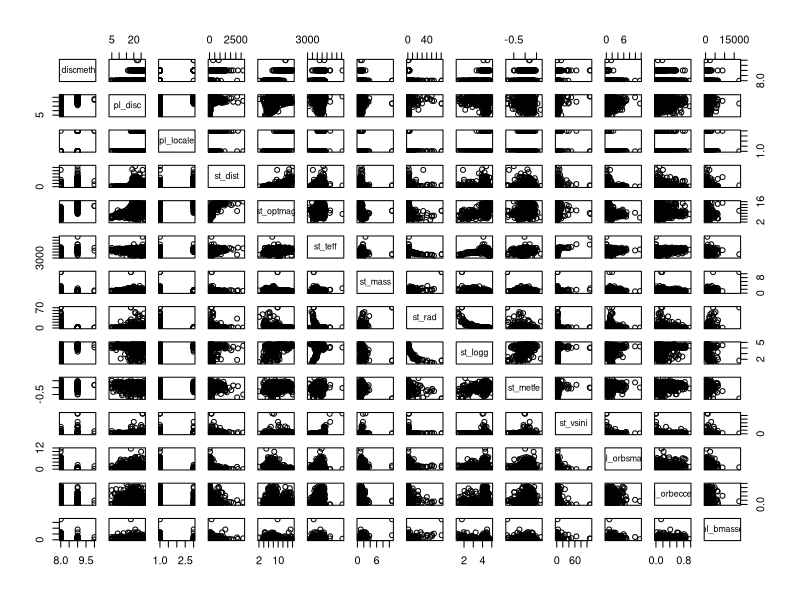
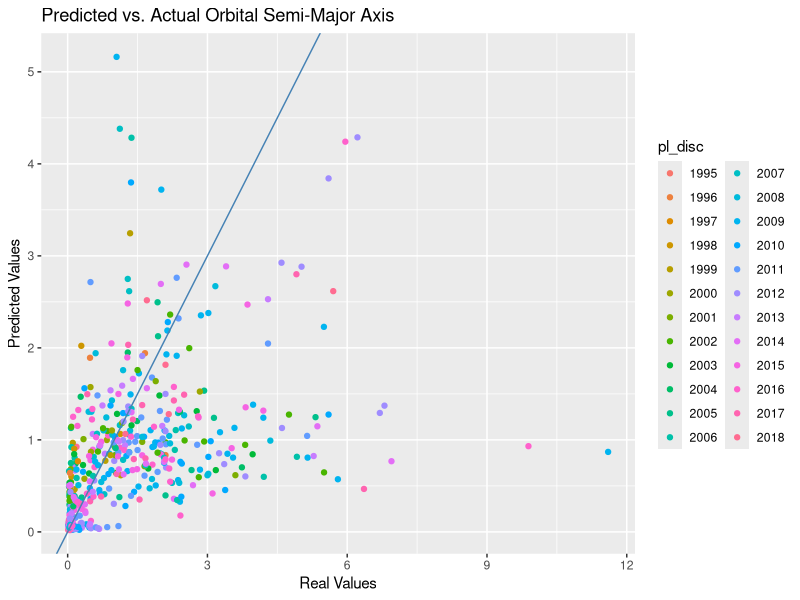
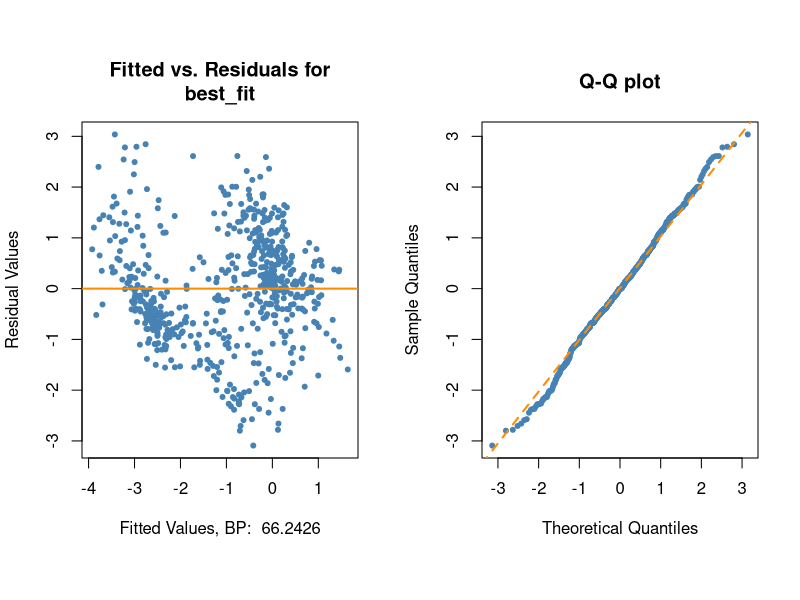

Write the R code that produced these figures, in order. (Note: this script raises an error after producing the figures.)
## ---- chunk 1
options(scipen = 1, digits = 4, width = 80, fig.alin = "center")
library(lmtest)
library(knitr)
library(nortest)
library(ggplot2)
library(readr)
library(leaps)
op = function(x, d=4) sprintf(paste0("%1.",d,"f"), x) 
diagnostics <- function(model, 
                        pcol = "grey", 
                        lcol = "dodgerblue", 
                        alpha = 0.05, 
                        plotit = TRUE, 
                        testit = TRUE){
  if (plotit){
    par(mfrow = c(1,2), oma=c(2,0,2,0))
    plot(fitted(model), resid(model), col = pcol, pch = 20,
         xlab = paste("Fitted Values, BP: ", op(bptest(model)$statistic), sep = " "),
         ylab = "Residual Values", 
         main = paste("Fitted vs. Residuals for\n", deparse(substitute(model)), sep = ""))
    abline(h = 0, lwd = 2, col = lcol)
    
    qqnorm(resid(model), col = pcol, pch = 20, main = "Q-Q plot")
    qqline(resid(model), lty = 2, lwd = 2, col = lcol)
  }
  if (testit){
    retframe <- list(p_val = shapiro.test(resid(model))$p.val, 
                           decision = ifelse(shapiro.test(resid(model))$p.val > alpha, 
                                             "Fail to Reject", 
                                             "Reject"))
    retframe
  }
}

## ---- chunk 2

planets <- read_csv("planets_lite_ns.csv")
cols_used <- c("pl_discmethod", "pl_disc", "pl_locale", "st_dist", "st_optmag", "st_teff", "st_mass", 
                 "st_rad", "st_logg", "st_metfe", "st_vsini", "pl_orbsmax", "pl_orbeccen", "pl_bmasse")

planets_used <- planets[,cols_used]
planets_used_graph <- planets_used

factor_cols <- c("pl_discmethod", "pl_disc", "pl_locale")
planets_used[factor_cols] <- lapply(planets_used[factor_cols], factor)

planets_good_idx = complete.cases(planets_used)
planets_good = planets_used[planets_good_idx,]

planets_good <- planets_good[planets_good$pl_disc != 1989,]

op = function(x, d=4) sprintf(paste0("%1.",d,"f"), x) 
diagnostics <- function(model, 
                        pcol = "grey", 
                        lcol = "dodgerblue", 
                        alpha = 0.05, 
                        plotit = TRUE, 
                        testit = TRUE){
  if (plotit){
    par(mfrow = c(1,2), oma=c(2,0,2,0))
    plot(fitted(model), resid(model), col = pcol, pch = 20,
         xlab = paste("Fitted Values, BP: ", op(bptest(model)$statistic), sep = " "),
         ylab = "Residual Values", 
         main = paste("Fitted vs. Residuals for\n", deparse(substitute(model)), sep = ""))
    abline(h = 0, lwd = 2, col = lcol)
    
    qqnorm(resid(model), col = pcol, pch = 20, main = "Q-Q plot")
    qqline(resid(model), lty = 2, lwd = 2, col = lcol)
  }
  if (testit){
    retframe <- list(p_val = shapiro.test(resid(model))$p.val, 
                           decision = ifelse(shapiro.test(resid(model))$p.val > alpha, 
                                             "Fail to Reject", 
                                             "Reject"))
    retframe
  }
}

calc_loocv_rmse = function(model) {
sqrt(mean((resid(model) / (1 - hatvalues(model))) ^ 2))
}

## ---- chunk 3
pairs(planets_good)

## ---- chunk 4

base <- lm(pl_orbsmax ~ ., data = planets_good)

base_aic <- step(base, data = planets_good, trace = FALSE)

base_bic <- step(base, data = planets_good, k = log(length(base$residuals)),  trace = FALSE)

log_base <- lm(log(pl_orbsmax) ~ pl_discmethod  + log(st_dist) + log(st_teff) + 
                 log(I(st_rad * exp(st_logg))) + exp(st_metfe) + 
                 st_vsini + exp(pl_orbeccen) + log(pl_bmasse), 
               data = planets_good)


log_base_aic_b <- step(log_base, data = planets_good, trace = FALSE)

start <- lm(log(pl_orbsmax) ~ 1, data = planets_good)
log_base_aic_f <- step(start, 
                       scope = log(pl_orbsmax) ~ pl_discmethod  + log(st_dist) + log(st_teff) +
                         log(I(st_rad * exp(st_logg))) + exp(st_metfe) + 
                         st_vsini + exp(pl_orbeccen) + log(pl_bmasse),
                       direction = 'forward', trace = FALSE)

## ---- chunk 5

anova(base,base_aic)
anova(base,base_bic)
summary(base_bic)
calc_loocv_rmse(base_bic)
car::vif(base)
anova(log_base, log_base_aic_b)
anova(log_base, log_base_aic_f)

car::vif(log_base)
summary(log_base)
calc_loocv_rmse(log_base)

best_fit <- log_base

## ---- chunk 6
ggplot(planets_good) + 
  geom_point(aes(x=pl_orbsmax, y=exp(best_fit$fitted.values), color = pl_disc)) + 
  geom_abline(slope = 1,
              intercept = 0,
              col = 'steelblue') + 
  xlab("Real Values") + 
  ylab("Predicted Values") + 
  ggtitle("Predicted vs. Actual Orbital Semi-Major Axis")

diagnostics(best_fit, pcol = 'steelblue', lcol = 'darkorange')


ggplot() + aes(resid(best_fit)) + 
  geom_histogram(aes(y = ..density..), 
                 binwidth=.35, 
                 colour="steelblue", 
                 fill="dark orange") +
  ggtitle("Histogram of Best Fit Residuals\nWith Normal Curve") +
  xlab("Residuals") + 
  ylab("Density") + 
  stat_function(fun=dnorm,
                         color="black",
                         args=list(mean=mean(resid(best_fit)), 
                                   sd=sd(resid(best_fit))))


ggplot(data = planets_good, aes(x = pl_disc, y = log(pl_orbsmax))) +
  geom_boxplot(fill = "dark orange",alpha = 0.7) + 
  ggtitle("Semi-Major Axis by Year") +
  xlab("Year") +
  ylab("pl_orbsmax") +
  theme(axis.text.x = element_text(angle=45)) + 
  scale_fill_manual(values = c('steelblue', 'dark orange'))
